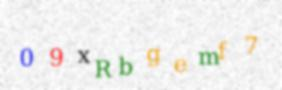
#> input picture hard_captcha/09xRbgemf7.jpg, 282 x 90 px; its folder holds only this picture in this run
$ python -i char_detection.py   (imports and definitions only)
#> lines starting #> are read from the running program, lines starting #| are printed output that depends on the picture; after the words box and inside, x2 and y2 are one past the last pixel; in counts of white or black regions, pixels touching at a corner belong together
import os
import cv2
import imutils
import glob
import numpy as np
from preprocess import resize_to_fit

# [53 lines left out: functions simple_imgs2chars, hard_imgs2char, not called in this run]

def simple_thresh(img_path):
#> called with img_path = '../hard_captcha/09xRbgemf7.jpg'
    img = cv2.imread(img_path)
#> img is the input picture: shape (90, 282, 3); mean B, G, R 236.6, 238.5, 238.7
    gray = cv2.cvtColor(img, cv2.COLOR_BGR2GRAY)
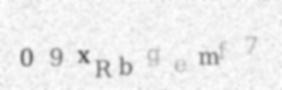
#> gray: shape (90, 282); min 84, max 255, mean 238.3
    gray = cv2.copyMakeBorder(gray, 8, 8, 8, 8, cv2.BORDER_REPLICATE)
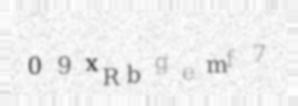
#> gray: shape (106, 298); min 84, max 255, mean 239.2

    img = cv2.threshold(gray, 0, 255, cv2.THRESH_BINARY_INV | cv2.THRESH_OTSU)[1]
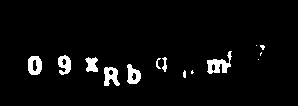
#> img: shape (106, 298); 4.1% white; 14 white regions (5 under 20 px)

    return img, gray

# [11 lines left out: function complex_thresh, not called in this run]


def img2boxes(img, conjoined_condition, num_chars, cv2_chain):
    """
    Find the bounding boxes of the characters in the image
    """
#> called with num_chars = 4, cv2_chain = 2
    contours = cv2.findContours(img.copy(), cv2.RETR_EXTERNAL, cv2_chain)
#> contours = 14 contours, 7 with area under 20; largest, box (x1, y1, x2, y2) and area: (207, 51, 232, 74) 228, (28, 56, 42, 75) 207, (104, 67, 120, 86) 184, (127, 64, 141, 84) 172, (58, 55, 71, 75) 162, (85, 57, 98, 72) 116, (162, 57, 167, 72) 28
    contours = contours[1] if imutils.is_cv3() else contours[0]

    char_bound_boxes = []

    for contour in contours:
        area = cv2.contourArea(contour)
        if (num_chars == 10) and  (area < 90):
            continue

        (x, y, w, h) = cv2.boundingRect(contour)

        if conjoined_condition(w, h):
            # This contour is too wide to be a single letter!
            # Split it in half into two letter regions!
            half_width = int(w / 2)
            char_bound_boxes.append((x, y, half_width, h))
            char_bound_boxes.append((x + half_width, y, half_width, h))
        else:
            # This is a normal letter by itself
            char_bound_boxes.append((x, y, w, h))
#> this loop made 14 passes
#> (area, x, y, w, h) on passes 3, 4, 7, 8, 9, 10, 12: (184, 104, 67, 16, 19), (172.5, 127, 64, 14, 20), (28.5, 162, 57, 5, 15), (116, 85, 57, 13, 15), (207, 28, 56, 14, 19), (161.5, 58, 55, 13, 20), (228.5, 207, 51, 25, 23)
#> after the loop, char_bound_boxes = [(191, 70, 3, 4), (183, 70, 3, 8), (104, 67, 16, 19), (127, 64, 14, 20), (258, 59, 1, 1), (156, 58, 5, 11), (162, 57, 5, 15), (85, 57, 13, 15), (28, 56, 14, 19), (58, 55, 13, 20), (260, 52, 2, 4), (207, 51, 25, 23), (260, 45, 5, 5), (256, 45, 1, 1)]

    if len(char_bound_boxes) != num_chars:
        return None

    char_bound_boxes = sorted(char_bound_boxes, key=lambda x: x[0])

    return char_bound_boxes

def find_chars(img_path, simple = True):
    """
    Detects the characters in the captcha image
    """

    if simple:

        img, gray = simple_thresh(img_path)

        char_regions = img2boxes(img, lambda w, h: w / h > 1.25, num_chars = 4, cv2_chain = cv2.CHAIN_APPROX_SIMPLE)
    else:

        img, gray = complex_thresh(img_path)

        char_regions = img2boxes(img, lambda w, h: (((w / h) > 1.35) and (w > 22)) or (h > 28), num_chars = 10, cv2_chain = cv2.CHAIN_APPROX_NONE)

    if char_regions is None:
        return None, None

    chars = []

    for char_region in char_regions:
        (x, y, w, h) = char_region

        char_img = gray[y-2:y+h+2, x-2:x+w+2]

        char_img = resize_to_fit(char_img, 20, 20)

        char_img = np.expand_dims(char_img, axis=-1)

        char_img = char_img / 255

        chars.append(char_img)

        gray = cv2.rectangle(gray, (x-2, y-2), (x+w+4, y+h+4), (0, 255, 0), 1)

    return gray, chars


# [23 lines left out: function crop_and_save, not called in this run]

>>> result = find_chars('../hard_captcha/09xRbgemf7.jpg')

$ run again, on hard_captcha/1F1CV3w0xk.jpg
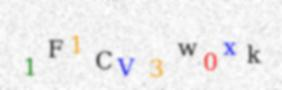
#> input picture hard_captcha/1F1CV3w0xk.jpg, 282 x 90 px
#> in simple_thresh, img is the input picture: shape (90, 282, 3); mean B, G, R 237.6, 237.3, 238.2
#> in simple_thresh, `gray = cv2.copyMakeBorder(gray, 8, 8, 8, 8, cv2.BORDER_REPLICATE)`:
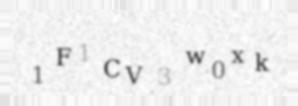
#> gray: shape (106, 298); min 94, max 255, mean 238.6
#> in simple_thresh, `img = cv2.threshold(gray, 0, 255, cv2.THRESH_BINARY_INV | cv2.THRESH_O..`:
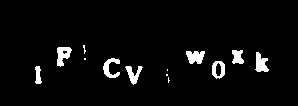
#> img: shape (106, 298); 4% white; 13 white regions (5 under 20 px)
#> contours = 13 contours, 5 with area under 20; largest, box (x1, y1, x2, y2) and area: (212, 61, 225, 79) 175, (57, 47, 72, 67) 165, (186, 51, 205, 64) 156, (255, 52, 269, 72) 148, (103, 58, 120, 78) 132, (125, 66, 143, 85) 121, (232, 50, 244, 64) 104, (35, 66, 42, 84) 66
#> the loop in img2boxes, `for contour in contours:` made 13 passes
#> (area, x, y, w, h, half_width) on pass 10: (155.5, 186, 51, 19, 13, 9)
#> after the loop in img2boxes, `for contour in contours:`: char_bound_boxes = [(168, 77, 2, 6), (166, 74, 2, 2), (167, 69, 1, 2), (125, 66, 18, 19), (35, 66, 7, 18), (212, 61, 13, 18), (103, 58, 17, 20), (84, 58, 2, 2), (255, 52, 14, 20), (186, 51, 9, 13), (195, 51, 9, 13), (232, 50, 12, 14), (57, 47, 15, 20), (83, 45, 3, 9)]

$ run again, on hard_captcha/30OEz42KR9.jpg
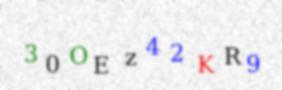
#> input picture hard_captcha/30OEz42KR9.jpg, 282 x 90 px
#> in simple_thresh, img is the input picture: shape (90, 282, 3); mean B, G, R 237.3, 236.1, 236.2
#> in simple_thresh, `gray = cv2.copyMakeBorder(gray, 8, 8, 8, 8, cv2.BORDER_REPLICATE)`:
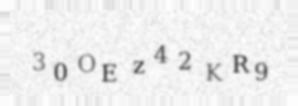
#> gray: shape (106, 298); min 100, max 255, mean 237.4
#> in simple_thresh, `img = cv2.threshold(gray, 0, 255, cv2.THRESH_BINARY_INV | cv2.THRESH_O..`:
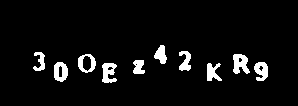
#> img: shape (106, 298); 5.5% white; 10 white regions
#> contours = 10 contours; largest, box (x1, y1, x2, y2) and area: (78, 54, 96, 73) 246, (233, 54, 250, 74) 208, (54, 62, 68, 82) 207, (102, 63, 117, 83) 182, (254, 62, 268, 81) 171
#> the loop in img2boxes, `for contour in contours:` made 10 passes
#> (area, x, y, w, h) on passes 1 to 8: (137.5, 207, 63, 15, 18), (182, 102, 63, 15, 20), (171, 254, 62, 14, 19), (207, 54, 62, 14, 20), (108, 133, 60, 12, 14), (208, 233, 54, 17, 20), (246.5, 78, 54, 18, 19), (94.5, 33, 52, 12, 19)
#> after the loop in img2boxes, `for contour in contours:`: char_bound_boxes = [(207, 63, 15, 18), (102, 63, 15, 20), (254, 62, 14, 19), (54, 62, 14, 20), (133, 60, 12, 14), (233, 54, 17, 20), (78, 54, 18, 19), (33, 52, 12, 19), (179, 51, 12, 20), (154, 45, 13, 19)]

$ run again, on hard_captcha/34JOaWRr75.jpg
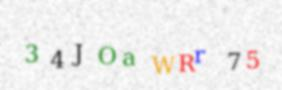
#> input picture hard_captcha/34JOaWRr75.jpg, 282 x 90 px
#> in simple_thresh, img is the input picture: shape (90, 282, 3); mean B, G, R 236.1, 237.4, 238.3
#> in simple_thresh, `gray = cv2.copyMakeBorder(gray, 8, 8, 8, 8, cv2.BORDER_REPLICATE)`:
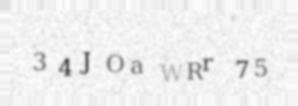
#> gray: shape (106, 298); min 80, max 254, mean 238.5
#> in simple_thresh, `img = cv2.threshold(gray, 0, 255, cv2.THRESH_BINARY_INV | cv2.THRESH_O..`:
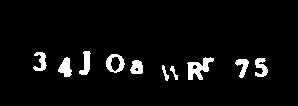
#> img: shape (106, 298); 4.7% white; 10 white regions
#> contours = 10 contours; largest, box (x1, y1, x2, y2) and area: (187, 57, 214, 80) 266, (106, 54, 125, 73) 252, (58, 57, 72, 77) 149, (79, 51, 91, 75) 129, (130, 60, 143, 74) 128
#> the loop in img2boxes, `for contour in contours:` made 10 passes
#> (area, x, y, w, h) on passes 1 to 8: (29, 170, 66, 8, 14), (32.5, 162, 65, 7, 16), (127.5, 130, 60, 13, 14), (107, 235, 59, 14, 19), (118, 255, 58, 13, 19), (266, 187, 57, 27, 23), (149, 58, 57, 14, 20), (252, 106, 54, 19, 19)
#> after the loop in img2boxes, `for contour in contours:`: char_bound_boxes = [(170, 66, 8, 14), (162, 65, 7, 16), (130, 60, 13, 14), (235, 59, 14, 19), (255, 58, 13, 19), (187, 57, 27, 23), (58, 57, 14, 20), (106, 54, 19, 19), (33, 52, 14, 19), (79, 51, 12, 24)]
